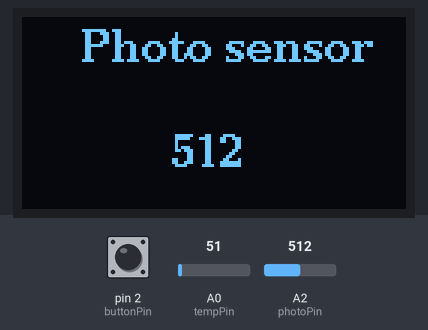
Recording of a sketch running on a simulated Arduino Uno, built with avr-gcc and run on an emulated ATmega328P. Parts: 128×64 one-colour display. The inputs (shaded band) are chosen by the test bench; at power-on: pin 2 (buttonPin) HIGH, A0 (tempPin) = 51, A2 (photoPin) = 512.

Above: at 1.2 s.
1.3 s: pin 2 (buttonPin) pulled LOW for 0.4 s
At 2.5 s:
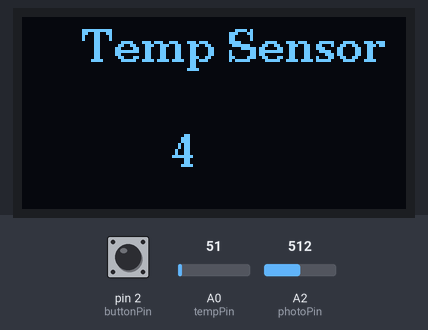
3.2 s: A0 (tempPin) set to 61
At 4.3 s:
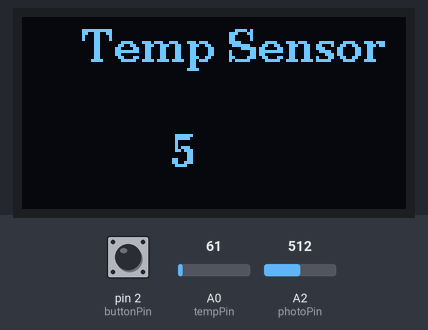
5.0 s: A0 (tempPin) set to 71
At 6.4 s:
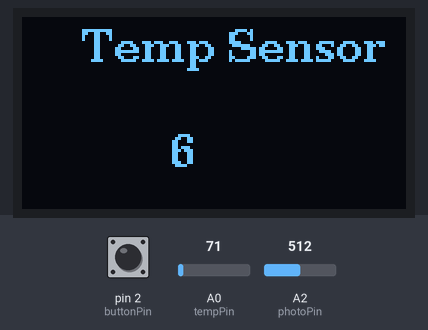
6.9 s: A0 (tempPin) set to 86
At 8.5 s:
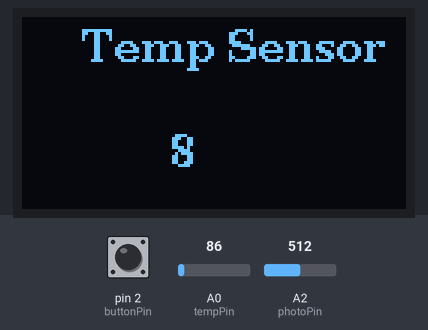
Timing chart, 0 to 9.7 s (numbered marks = the images above; inputs shaded):
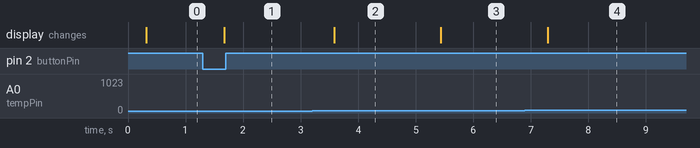

The sketch:

display_version2.ino
```cpp
#include <Arduino.h>
#include <SPI.h>
#include <U8g2lib.h>

#define buttonPin 2
#define photoPin A2
#define tempPin A0

U8G2_SSD1306_128X64_NONAME_1_4W_SW_SPI u8g2(U8G2_R0 , /* clock=*/ 10, /* data=*/ 9, /* cs=*/ 12, /* dc=*/ 11, /* reset=*/ 13);

int buttonState = 0;
int lastButtonState = 0;
int photoValue = 0;
int photoMap = 0;
int tempValue = 0;
int tempMap = 0;
int mode =  0;
bool powerOn = true;


void setup(void) {
  u8g2.begin();
  Serial.begin(9600);
  pinMode(buttonPin, INPUT_PULLUP);
}

void activatePhoto(){
 // Les potensiometerets verdi
  photoValue = analogRead(photoPin);
   photoMap= map(photoValue, 0, 1023, 0, 255); // Kartlegg verdien til lysstyrken

}

void activateTemp(){
 // Les potensiometerets verdi
  tempValue = analogRead(tempPin);
   tempMap= map(tempValue, 0, 1023, 0, 100); // Kartlegg verdien til lysstyrken

}


void activateButtons(){
   // Les tilstanden til modusknappen
  buttonState = digitalRead(buttonPin);

  // Sjekk om modusknappen er trykket
  if (buttonState != lastButtonState) {
    if (buttonState == LOW) {
      mode++; // Øk modusen når knappen trykkes
      if (mode > 2) {
        mode = 0; // Tilbake til første modus etter den siste
      }
    }
    delay(50); // delay siden millis blokker av en eller annen grunn
  }

}

void valueReset(){
  lastButtonState = buttonState;
}

void tempSensor_Display(){
    u8g2.firstPage();
  do {
    u8g2.setFont(u8g2_font_ncenB10_tr);
    u8g2.drawStr(20,15,"Temp Sensor");
    u8g2.setFont(u8g2_font_ncenB10_tr);
    String tempValueString = String(tempMap);
    u8g2.drawStr(50,50, tempValueString.c_str());
  } while ( u8g2.nextPage() );


  delay(100);
}

void photoSensor_Display(){
    u8g2.firstPage();
  do {
    u8g2.setFont(u8g2_font_ncenB10_tr);
    u8g2.drawStr(20,15,"Photo sensor");
    u8g2.setFont(u8g2_font_ncenB10_tr);
    String photoValueString = String(photoValue);
    u8g2.drawStr(50,50, photoValueString.c_str());
  } while ( u8g2.nextPage() );


  delay(100);
}

void loop(void) {

    activatePhoto();
    activateTemp();
  activateButtons();


    if (powerOn) {
    switch (mode) {
      case 0:
       photoSensor_Display();
       break;

      case 1:
        tempSensor_Display();
        break;

    }

    valueReset();
    }

}
```

Measured:
- after the input at 1.3 s, the display: changes after 0.38 s (image 1)
- after the input at 3.2 s, the display: changes after 0.39 s (image 2)
- after the input at 5.0 s, the display: changes after 0.44 s (image 3)
- after the input at 6.9 s, the display: changes after 0.39 s (image 4)
